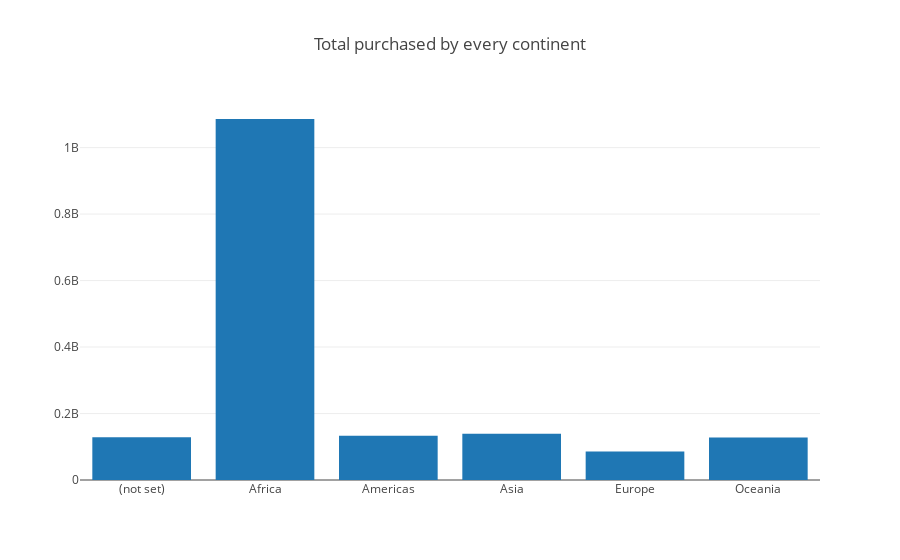

This figure's notebook cell:
### Code cell
plt.bar(totalContinentPurchased.index, totalContinentPurchased)

data = [go.Bar(
            x=totalContinentPurchased.index,
            y=totalContinentPurchased
    )]

layout = go.Layout(
    title='Total purchased by every continent',
)

fig = go.Figure(data=data, layout=layout)
iplot(fig, filename='Total continent purchased')

### Figure 1 — Plotly figure (JSON) as saved in the notebook; plotly's stock layout.template omitted (floating-point values rounded to 4 significant figures)
{"data": [{"type": "bar", "uid": "b3172406-d145-11e8-aeec-15280fb874c9", "x": ["(not set)", "Africa", "Americas", "Asia", "Europe", "Oceania"], "y": [128300000.0, 1085970000, 133400000.0, 139214720, 85410000.0, 128100000.0]}], "layout": {"title": "Total purchased by every continent"}}
